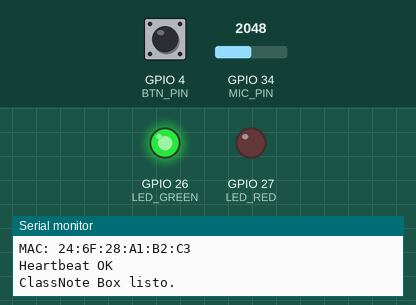
A sketch run on a simulated ESP32. On the bench: output pins drawn as LEDs (lit = HIGH), the last lines printed to the serial monitor. Dashed ring = blinking. The test bench sets the inputs (shaded band); at power-on: GPIO 4 (BTN_PIN) HIGH, GPIO 34 (MIC_PIN) = 2048 (analog values on the 0–4095 scale). WiFi joins after 1.5 s; servers stay silent unless stated; uploads are accepted with an empty reply; storage starts empty.

Above: at 3.9 s.
4.0 s: GPIO 4 (BTN_PIN) pulled LOW for 1 s
At 4.5 s:
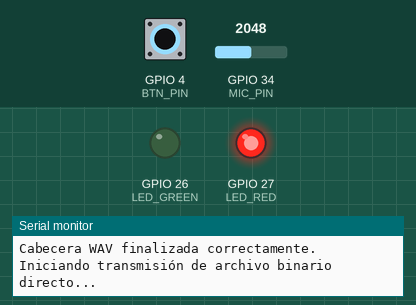
7.0 s: GPIO 4 (BTN_PIN) pulled LOW for 0.15 s
At 8.1 s:
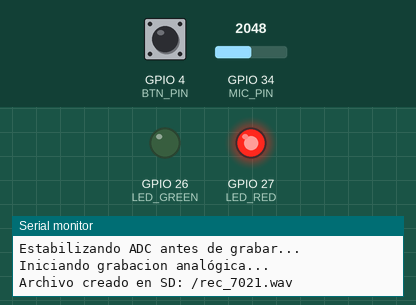
8.6 s: GPIO 4 (BTN_PIN) pulled LOW for 3.2 s
At 9.54 s:
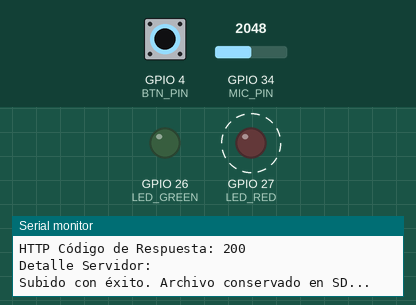
Timing chart, 0 to 13.8 s (numbered marks = the images above; inputs shaded):
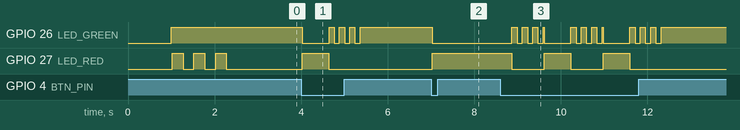

Measured:
- after the input at 4.0 s, GPIO 26 (LED_GREEN): HIGH → LOW at once, then repeats every 0.24 s: HIGH 0.12 s, LOW 0.12 s, until it stays HIGH from 5.4 s; GPIO 27 (LED_RED): LOW → HIGH at once, → LOW 0.61 s later
- after the input at 7.0 s, GPIO 26 (LED_GREEN): HIGH → LOW at once; GPIO 27 (LED_RED): LOW → HIGH at once
- after the input at 8.6 s, GPIO 26 (LED_GREEN): LOW → HIGH after 0.27 s, then repeats every 1.4 s: 2 × (LOW 0.12 s, HIGH 0.12 s), LOW 0.12 s, HIGH 0.03 s, LOW 0.62 s, HIGH 0.12 s, until it stays HIGH from 12.3 s; GPIO 27 (LED_RED): alternates HIGH for 0.61 s and LOW for 0.75 s, 5 changes in all, then stays LOW, starting after 0.27 s

The sketch:

classnote_box_analog_firmware.ino
```cpp
#include <Arduino.h>
#include <WiFi.h>
#include <HTTPClient.h>
#include <FS.h>
#include <SD.h>
#include <SPI.h>

// --- CONFIGURACIÓN DE HARDWARE ---
#define MIC_PIN     34
#define SD_CS       5
#define BTN_PIN     4
#define LED_GREEN   26
#define LED_RED     27

// --- CONFIGURACIÓN DE CONEXIÓN WIFI Y BACKEND ---
const char* ssid = "D-Link_DIR-611";
const char* password = "191820801428";
const char* serverUrl = "http://192.168.11.3:5000/api/classes/upload-hardware";
const char* heartbeatUrl = "http://192.168.11.3:5000/api/devices/heartbeat";

// Parámetros de Audio PCM/WAV
#define SAMPLE_RATE 16000
#define BUFFER_SIZE 512

// Variables de Control
bool isRecording = false;
File audioFile;
String currentFilename = "";
int fileCounter = 0;
unsigned long totalAudioBytes = 0;
unsigned long lastHeartbeatAt = 0;
const unsigned long heartbeatInterval = 15000; // 15 segundos

// Debouncing de Botón físico
unsigned long lastDebounceTime = 0;
const unsigned long debounceDelay = 350;

// --- FUNCIONES PARA CONSTRUCCIÓN DE ARCHIVOS WAV ---

void writeWavHeader(File file) {
  byte header[44];

  header[0] = 'R'; header[1] = 'I'; header[2] = 'F'; header[3] = 'F';

  uint32_t fileSize = 0;
  header[4] = fileSize & 0xff;
  header[5] = (fileSize >> 8) & 0xff;
  header[6] = (fileSize >> 16) & 0xff;
  header[7] = (fileSize >> 24) & 0xff;

  header[8] = 'W'; header[9] = 'A'; header[10] = 'V'; header[11] = 'E';
  header[12] = 'f'; header[13] = 'm'; header[14] = 't'; header[15] = ' ';

  header[16] = 16; header[17] = 0; header[18] = 0; header[19] = 0;
  header[20] = 1; header[21] = 0;
  header[22] = 1; header[23] = 0;

  uint32_t sampleRate = SAMPLE_RATE;
  header[24] = sampleRate & 0xff;
  header[25] = (sampleRate >> 8) & 0xff;
  header[26] = (sampleRate >> 16) & 0xff;
  header[27] = (sampleRate >> 24) & 0xff;

  uint32_t byteRate = SAMPLE_RATE * 2;
  header[28] = byteRate & 0xff;
  header[29] = (byteRate >> 8) & 0xff;
  header[30] = (byteRate >> 16) & 0xff;
  header[31] = (byteRate >> 24) & 0xff;

  header[32] = 2; header[33] = 0;
  header[34] = 16; header[35] = 0;

  header[36] = 'd'; header[37] = 'a'; header[38] = 't'; header[39] = 'a';

  uint32_t dataSize = 0;
  header[40] = dataSize & 0xff;
  header[41] = (dataSize >> 8) & 0xff;
  header[42] = (dataSize >> 16) & 0xff;
  header[43] = (dataSize >> 24) & 0xff;

  file.write(header, 44);
}

void finalizeWavHeader(String path, uint32_t dataSize) {
  File file = SD.open(path, FILE_WRITE);
  if (!file) {
    Serial.println("No se pudo reabrir el archivo para actualizar cabecera.");
    return;
  }

  uint32_t fileSize = dataSize + 36;
  file.seek(4);
  file.write((uint8_t*)&fileSize, 4);
  file.seek(40);
  file.write((uint8_t*)&dataSize, 4);
  file.close();
  Serial.println("Cabecera WAV finalizada correctamente.");
}

// --- CONEXIÓN DE RED WIFI ---
void connectWiFi() {
  if (WiFi.status() == WL_CONNECTED) return;

  Serial.print("Conectando a red WiFi: ");
  Serial.println(ssid);

  WiFi.begin(ssid, password);

  int attempts = 0;
  while (WiFi.status() != WL_CONNECTED && attempts < 25) {
    digitalWrite(LED_RED, HIGH);
    delay(250);
    digitalWrite(LED_RED, LOW);
    delay(250);
    Serial.print(".");
    attempts++;
  }

  if (WiFi.status() == WL_CONNECTED) {
    Serial.println("\nWiFi Conectado!");
    Serial.print("IP: ");
    Serial.println(WiFi.localIP());
    Serial.print("MAC: ");
    Serial.println(WiFi.macAddress());
  } else {
    Serial.println("\nNo se pudo conectar WiFi.");
  }
}

// --- HEARTBEAT: Mantiene vivo el dispositivo en la app ---
void sendHeartbeat() {
  if (WiFi.status() != WL_CONNECTED) return;

  HTTPClient http;
  http.begin(heartbeatUrl);
  http.addHeader("X-Device-MAC", WiFi.macAddress());
  http.setTimeout(5000);

  int statusCode = http.POST("");

  if (statusCode == 200) {
    Serial.println("Heartbeat OK");
  } else if (statusCode == 401) {
    Serial.println("Heartbeat: Dispositivo no emparejado");
    Serial.print("  MAC: ");
    Serial.println(WiFi.macAddress());
    Serial.println("  -> Vincular desde la app");
  } else {
    Serial.print("Heartbeat falló: ");
    Serial.println(statusCode);
  }

  http.end();
}

// --- ENVÍO DE AUDIO HTTP POST ---
bool uploadFile(String path) {
  if (WiFi.status() != WL_CONNECTED) {
    WiFi.reconnect();
    delay(3000);
  }

  if (WiFi.status() != WL_CONNECTED) {
    Serial.println("Cancelando subida: Red WiFi no disponible.");
    return false;
  }

  File file = SD.open(path, FILE_READ);
  if (!file) {
    Serial.println("Error: No se pudo abrir el archivo de audio para subir.");
    return false;
  }

  HTTPClient http;
  http.begin(serverUrl);
  http.setTimeout(300000);

  String mac = WiFi.macAddress();
  http.addHeader("X-Device-MAC", mac);
  http.addHeader("Content-Type", "audio/wav");

  Serial.println("Iniciando transmisión de archivo binario directo...");
  int statusCode = http.sendRequest("POST", &file, file.size());

  file.close();

  Serial.print("HTTP Código de Respuesta: ");
  Serial.println(statusCode);

  if (statusCode >= 200 && statusCode < 300) {
    String responseText = http.getString();
    Serial.println("Detalle Servidor: " + responseText);
    http.end();
    return true;
  } else {
    Serial.print("Error al subir archivo. Código: ");
    Serial.println(statusCode);
    http.end();
    return false;
  }
}

// --- SETUP ---
void setup() {
  Serial.begin(115200);
  delay(1000);
  Serial.println("Iniciando ClassNote Box Setup...");

  pinMode(BTN_PIN, INPUT_PULLUP);
  pinMode(LED_GREEN, OUTPUT);
  pinMode(LED_RED, OUTPUT);

  digitalWrite(LED_GREEN, HIGH);
  digitalWrite(LED_RED, LOW);

  if (!SD.begin(SD_CS)) {
    Serial.println("ERROR CRÍTICO: No se pudo montar la tarjeta MicroSD.");
    while (true) {
      digitalWrite(LED_RED, HIGH);
      delay(150);
      digitalWrite(LED_RED, LOW);
      delay(150);
    }
  }
  Serial.println("Tarjeta MicroSD montada con éxito.");

  analogReadResolution(12);
  analogSetPinAttenuation(MIC_PIN, ADC_11db);

  connectWiFi();

  // Primer heartbeat para que la app detecte el ESP32
  sendHeartbeat();
  lastHeartbeatAt = millis();

  Serial.println("ClassNote Box listo.");
}

// --- BUCLE DE CONTROL PRINCIPAL ---
void loop() {
  // Heartbeat periódico cada 15 segundos
  if (!isRecording && millis() - lastHeartbeatAt >= heartbeatInterval) {
    sendHeartbeat();
    lastHeartbeatAt = millis();
  }

  int btnVal = digitalRead(BTN_PIN);

  if (btnVal == LOW && (millis() - lastDebounceTime) > debounceDelay) {
    lastDebounceTime = millis();

    if (!isRecording) {
      Serial.println("Estabilizando ADC antes de grabar...");
      analogRead(MIC_PIN); delay(10);
      analogRead(MIC_PIN); delay(10);

      Serial.println("Iniciando grabacion analógica...");

      currentFilename = "/rec_" + String(millis()) + ".wav";

      audioFile = SD.open(currentFilename, FILE_WRITE);

      if (audioFile) {
        writeWavHeader(audioFile);
        audioFile.flush();
        totalAudioBytes = 0;
        isRecording = true;

        digitalWrite(LED_GREEN, LOW);
        digitalWrite(LED_RED, HIGH);
        Serial.println("Archivo creado en SD: " + currentFilename);
      } else {
        Serial.println("Error grave: ¡No se pudo crear el archivo en la tarjeta SD!");
        isRecording = false;
        digitalWrite(LED_GREEN, HIGH);
        digitalWrite(LED_RED, LOW);
      }
    } else {
      Serial.println("Deteniendo grabacion...");
      isRecording = false;

      if (audioFile) {
        audioFile.close();
        finalizeWavHeader(currentFilename, totalAudioBytes);
      }

      digitalWrite(LED_RED, LOW);
      digitalWrite(LED_GREEN, LOW);

      digitalWrite(LED_RED, HIGH);
      bool success = uploadFile(currentFilename);
      digitalWrite(LED_RED, LOW);

      if (success) {
        Serial.println("Subido con éxito. Archivo conservado en SD...");
        // SD.remove(currentFilename);
        for (int i = 0; i < 3; i++) {
          digitalWrite(LED_GREEN, HIGH); delay(120);
          digitalWrite(LED_GREEN, LOW);  delay(120);
        }
      } else {
        Serial.println("Error al subir. Guardado en SD.");
        for (int i = 0; i < 5; i++) {
          digitalWrite(LED_RED, HIGH); delay(120);
          digitalWrite(LED_RED, LOW);  delay(120);
        }
      }

      digitalWrite(LED_GREEN, HIGH);
      digitalWrite(LED_RED, LOW);
    }
  }

  // --- CAPTURA DE AUDIO ---
  if (isRecording && audioFile) {
    int16_t sample;

    for (int i = 0; i < BUFFER_SIZE; i++) {
      int raw = analogRead(MIC_PIN);

      sample = (raw - 1500) * 12;
      sample = constrain(sample, -32768, 32767);

      size_t bytesEscritos = audioFile.write((uint8_t*)&sample, sizeof(sample));
      if (bytesEscritos > 0) {
        totalAudioBytes += bytesEscritos;
      }

      delayMicroseconds(10);
    }

    audioFile.flush();
  }
}
```
